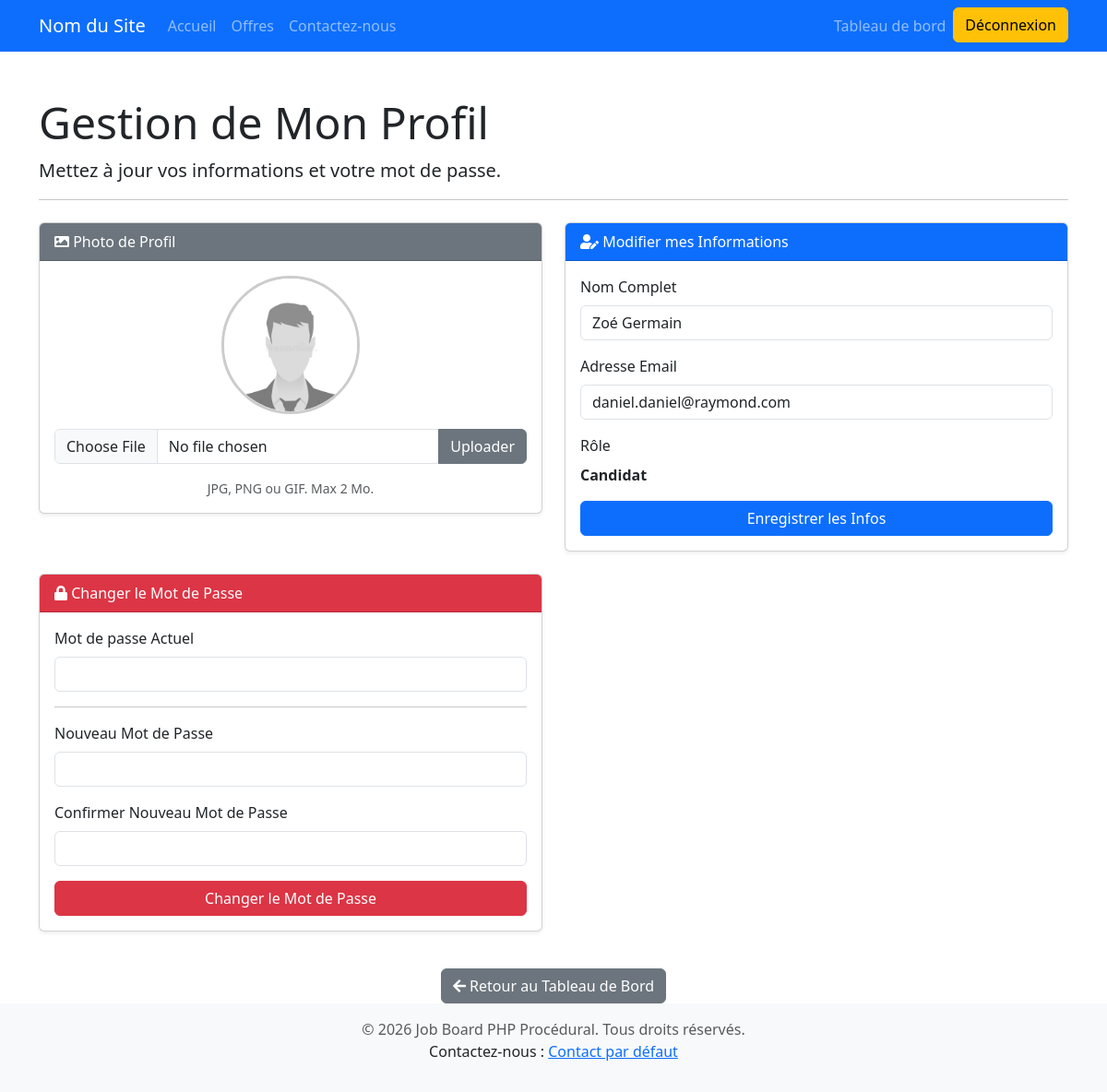
Page /index.php?page=profile_edit (signed in) on the committed database.
### tables this page shows
CREATE TABLE `utilisateurs` (
  `id` int(11) NOT NULL,
  `nom` varchar(255) NOT NULL,
  `email` varchar(255) NOT NULL,
  `mot_de_passe` varchar(255) NOT NULL,
  `role` enum('candidat','employeur','admin') NOT NULL DEFAULT 'candidat',
  `date_inscription` datetime NOT NULL DEFAULT current_timestamp(),
  `photo_profil_chemin` varchar(255) DEFAULT NULL
);

### includes/functions.php (called while the page is built, shortened)
<?php
function get_user_profile($pdo, $user_id) {
    $sql = "SELECT nom, email, photo_profil_chemin, role FROM utilisateurs WHERE id = ?";
    try {
        $stmt = $pdo->prepare($sql);
        $stmt->execute([$user_id]);
        return $stmt->fetch();
    } catch (PDOException $e) {
        error_log("DB Error fetching user profile: " . $e->getMessage());
        return false;
    }
}
?>

### views/profile_edit.php (the view, shortened to what this page needs)
<?php
global $pdo;
$user_id = $_SESSION['user_id'];
$profile_data = get_user_profile($pdo, $user_id);
$current_photo_path = $profile_data['photo_profil_chemin'] ?? 'assets/img/default_profile.png';
$display_data = $_SESSION['post_data'] ?? $profile_data;
?>
<div class="container mt-5">
    <header class="mb-4">
        <h1 class="display-5">Gestion de Mon Profil</h1>
        <p class="lead">Mettez à jour vos informations et votre mot de passe.</p>
        <hr>
    </header>
    <div class="row">
        <div class="col-lg-6 mb-4">
            <div class="card shadow-sm mb-4">
                <div class="card-header bg-secondary text-white">
                    <i class="fas fa-image"></i> Photo de Profil
                </div>
                <div class="card-body text-center">
                    <img src="<?php echo htmlspecialchars($current_photo_path); ?>"
                        alt="Photo de profil"
                        class="rounded-circle mb-3"
                        style="width: 150px; height: 150px; object-fit: cover; border: 3px solid #ccc;">
                    <form action="process_profile_update.php" method="POST" enctype="multipart/form-data">
                        <div class="input-group mb-3">
                            <input type="file" class="form-control" id="photo_file" name="photo_file" accept="image/jpeg,image/png,image/gif" required>
                            <button class="btn btn-secondary" type="submit">Uploader</button>
                        </div>
                        <div class="form-text">JPG, PNG ou GIF. Max 2 Mo.</div>
                    </form>
                </div>
            </div>
        </div>
        <div class="col-lg-6 mb-4">
            <div class="card shadow-sm">
                <div class="card-header bg-primary text-white">
                    <i class="fas fa-user-edit"></i> Modifier mes Informations
                </div>
                <div class="card-body">
                    <form action="process_profile_update.php" method="POST">
                        <div class="mb-3">
                            <label for="nom" class="form-label">Nom Complet</label>
                            <input type="text" class="form-control" id="nom" name="nom" required
                                value="<?php echo htmlspecialchars($display_data['nom'] ?? ''); ?>">
                        </div>
                        <div class="mb-3">
                            <label for="email" class="form-label">Adresse Email</label>
                            <input type="email" class="form-control" id="email" name="email" required
                                value="<?php echo htmlspecialchars($display_data['email'] ?? ''); ?>">
                        </div>
                        <div class="mb-3">
                            <label class="form-label">Rôle</label>
                            <p class="form-control-static text-capitalize fw-bold"><?php echo htmlspecialchars($profile_data['role'] ?? ''); ?></p>
                        </div>
                        <button type="submit" class="btn btn-primary w-100">Enregistrer les Infos</button>
                    </form>
                </div>
            </div>
        </div>
        <div class="col-lg-6 mb-4">
            <div class="card shadow-sm">
                <div class="card-header bg-danger text-white">
                    <i class="fas fa-lock"></i> Changer le Mot de Passe
                </div>
                <div class="card-body">
                    <form action="process_profile_update.php" method="POST">
                        <div class="mb-3">
                            <label for="current_password" class="form-label">Mot de passe Actuel</label>
                            <input type="password" class="form-control" id="current_password" name="current_password" required>
                        </div>
                        <hr>
                        <div class="mb-3">
                            <label for="new_password" class="form-label">Nouveau Mot de Passe</label>
                            <input type="password" class="form-control" id="new_password" name="new_password" required>
                        </div>
                        <div class="mb-3">
                            <label for="confirm_password" class="form-label">Confirmer Nouveau Mot de Passe</label>
                            <input type="password" class="form-control" id="confirm_password" name="confirm_password" required>
                        </div>
                        <button type="submit" class="btn btn-danger w-100">Changer le Mot de Passe</button>
                    </form>
                </div>
            </div>
        </div>
    </div>
    <div class="text-center mt-3">
        <a href="index.php?page=dashboard" class="btn btn-secondary">
            <i class="fas fa-arrow-left"></i> Retour au Tableau de Bord
        </a>
    </div>
</div>

### views/header.php (style rules this page uses)
body { padding-top: 56px; }

### rows in the picture
utilisateurs: nom "Zoé Germain", email "daniel.daniel@raymond.com", role "Candidat"

### other values in the picture
$GLOBALS['settings']['site_name'] "Nom du Site"
$GLOBALS['settings']['contact_email'] "Contact par défaut"
